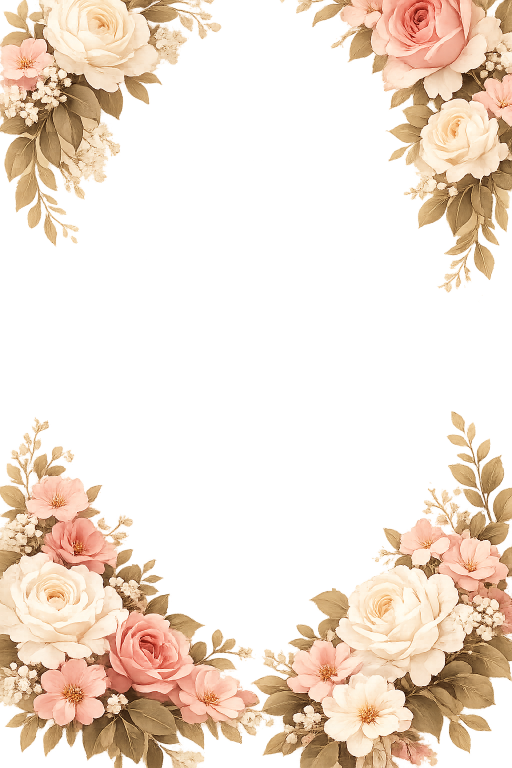
#> input picture src/assets/images/flowers_background.png, 1024 x 1536 px (shown at 1/2 size)
$ python extract_flower_assets.py
#> lines starting #> are read from the running program, lines starting #| are printed output that depends on the picture; after the words box and inside, x2 and y2 are one past the last pixel; in counts of white or black regions, pixels touching at a corner belong together
from pathlib import Path
from PIL import Image


ROOT = Path(__file__).resolve().parents[1]
SOURCE = ROOT / "src/assets/images/flowers_background.png"
OUTPUT_DIR = ROOT / "src/assets/images/decomposed_flowers"


ASSETS = [
    {
        "name": "rose_top_left_cream",
        "crop": (30, 0, 360, 280),
        "alpha_threshold": 188,
    },
    {
        "name": "rose_top_right_blush",
        "crop": (700, 0, 1024, 240),
        "alpha_threshold": 188,
    },
    {
        "name": "rose_upper_right_cream",
        "crop": (760, 140, 1024, 420),
        "alpha_threshold": 186,
    },
    {
        "name": "rose_bottom_left_cream",
        "crop": (0, 1080, 330, 1460),
        "alpha_threshold": 188,
    },
    {
        "name": "rose_bottom_left_blush",
        "crop": (180, 1180, 460, 1500),
        "alpha_threshold": 186,
    },
    {
        "name": "rose_bottom_right_cream",
        "crop": (650, 1100, 980, 1450),
        "alpha_threshold": 188,
    },
    {
        "name": "pink_blossom_cluster_bottom_left",
        "crop": (0, 1320, 220, 1536),
        "alpha_threshold": 180,
    },
    {
        "name": "leaf_stalk_bottom_right",
        "crop": (845, 820, 1024, 1090),
        "alpha_threshold": 130,
    },
]


def threshold_alpha(image, threshold):
    alpha = image.getchannel("A")
    alpha = alpha.point(lambda value: 255 if value >= threshold else 0)
    isolated = image.copy()
    isolated.putalpha(alpha)
    bbox = alpha.getbbox()
    if bbox:
        isolated = isolated.crop(bbox)
    return isolated


def main():
    OUTPUT_DIR.mkdir(parents=True, exist_ok=True)
    source = Image.open(SOURCE).convert("RGBA")
#> source is the input picture: PIL image 1024x1536 RGBA; mean R, G, B, A 175.7, 140.2, 104.1, 97.4

    for asset in ASSETS:
        crop = source.crop(asset["crop"])
        isolated = threshold_alpha(crop, asset["alpha_threshold"])
        isolated.save(
            OUTPUT_DIR / f"{asset['name']}.webp",
            "WEBP",
            lossless=True,
            method=6,
        )
#> this loop made 8 passes
#> bbox in threshold_alpha on passes 1 to 8: (0, 0, 330, 280), (0, 0, 324, 240), (0, 0, 264, 280), (0, 0, 330, 380), (0, 0, 280, 320), (0, 0, 330, 350), (0, 0, 220, 201), (0, 3, 179, 270)
#> pass 1, in main, `crop = source.crop(asset["crop"])`:
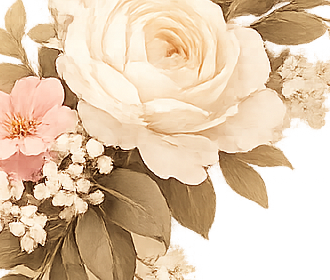
#> crop: PIL image 330x280 RGBA; mean R, G, B, A 215.7, 183.6, 147, 202.4; transparent parts drawn white
#> pass 1, in threshold_alpha, `alpha = image.getchannel("A")`:
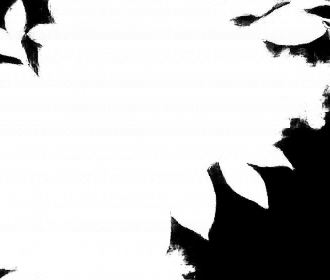
#> alpha: PIL image 330x280 L; min 0, max 255, mean 202.4
#> pass 1, in threshold_alpha, `alpha = alpha.point(lambda value: 255 if value >= threshold else 0)`:
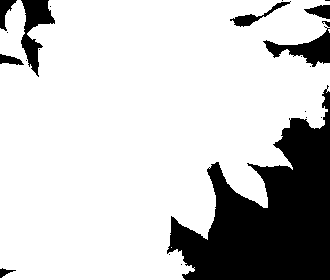
#> alpha: PIL image 330x280 L; 79% white; 22 black regions (13 under 20 px), largest, box (x1, y1, x2, y2) and area: (167, 85, 330, 280) 16122, (21, 0, 55, 77) 1144, (263, 26, 330, 67) 1041
#> after the loop:
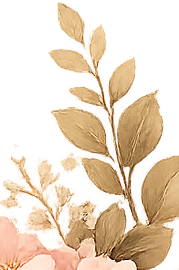
#> crop: PIL image 179x270 RGBA; mean R, G, B, A 220.7, 179.8, 129.4, 110; transparent parts drawn white
#> after the loop:
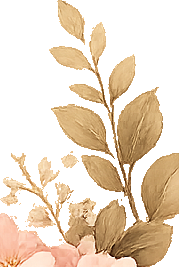
#> isolated: PIL image 179x267 RGBA; mean R, G, B, A 220.6, 179.7, 129.4, 111; transparent parts drawn white


if __name__ == "__main__":
    main()
